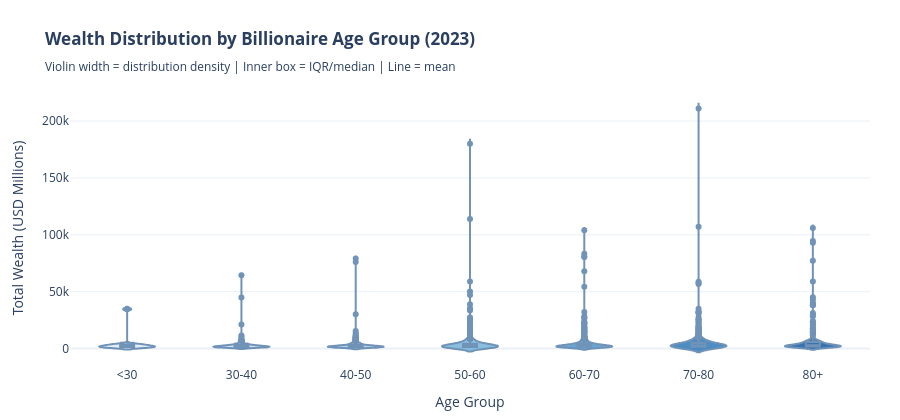

The cell this chart's notebook holds for it:
### Code cell
# -- Violin Plot: Age Distribution by Age Group --
fig_violin = go.Figure()
emerald_scale = ['#dce9f5', '#c6dbef', '#9ecae1', '#6baed6', '#4292c6', '#2171b5', '#08519c']

for i, ag in enumerate(['<30', '30-40', '40-50', '50-60', '60-70', '70-80', '80+']):
    data = df_age[df_age['age_group'] == ag]['finalWorth']
    if len(data) > 0:
        fig_violin.add_trace(go.Violin(
            x=[ag] * len(data),
            y=data,
            name=ag,
            box_visible=True,
            meanline_visible=True,
            fillcolor=emerald_scale[i],
            line_color=C_BLUE,
            opacity=0.8,
            hovertemplate='Age Group: %{x}<br>Wealth: $%{y:.0f}M<extra></extra>',
        ))

fig_violin.update_layout(
    title_text='<b>Wealth Distribution by Billionaire Age Group (2023)</b><br>'
               '<sub>Violin width = distribution density | Inner box = IQR/median | Line = mean</sub>',
    xaxis_title='Age Group',
    yaxis_title='Total Wealth (USD Millions)',
    height=420,
    margin=dict(l=70, r=30, t=90, b=50),
    template='plotly_white',
    showlegend=False,
)
fig_violin.show()

### Figure 1 — Plotly figure (JSON) as saved in the notebook; plotly's stock layout.template omitted (floating-point values rounded to 4 significant figures; data arrays with more than 128 entries replaced by an {"elided": "..."} marker saying what was removed)
{"data": [{"box": {"visible": true}, "fillcolor": "#dce9f5", "hovertemplate": "Age Group: %{x}<br>Wealth: $%{y:.0f}M<extra></extra>", "line": {"color": "#4e79a7"}, "meanline": {"visible": true}, "name": "<30", "opacity": 0.8, "type": "violin", "x": ["<30", "<30", "<30", "<30", "<30", "<30", "<30", "<30", "<30", "<30", "<30"], "y": [34700, 3500, 3500, 3500, 2700, 1700, 1500, 1500, 1400, 1200, 1100]}, {"box": {"visible": true}, "fillcolor": "#c6dbef", "hovertemplate": "Age Group: %{x}<br>Wealth: $%{y:.0f}M<extra></extra>", "line": {"color": "#4e79a7"}, "meanline": {"visible": true}, "name": "30-40", "opacity": 0.8, "type": "violin", "x": ["30-40", "30-40", "30-40", "30-40", "30-40", "30-40", "30-40", "30-40", "30-40", "30-40", "30-40", "30-40", "30-40", "30-40", "30-40", "30-40", "30-40", "30-40", "30-40", "30-40", "30-40", "30-40", "30-40", "30-40", "30-40", "30-40", "30-40", "30-40", "30-40", "30-40", "30-40", "30-40", "30-40", "30-40", "30-40", "30-40", "30-40", "30-40", "30-40", "30-40", "30-40", "30-40", "30-40", "30-40", "30-40", "30-40", "30-40", "30-40", "30-40", "30-40", "30-40", "30-40", "30-40", "30-40", "30-40", "30-40", "30-40", "30-40", "30-40", "30-40", "30-40", "30-40", "30-40", "30-40", "30-40", "30-40", "30-40", "30-40", "30-40"], "y": [64400, 45000, 21200, 11500, 10500, 8800, 8000, 7000, 6800, 6700, 5500, 5500, 4600, 4200, 3600, 3600, 3600, 3500, 3300, 3100, 3100, 2900, 2700, 2700, 2700, 2600, 2500, 2500, 2500, 2300, 2200, 2100, 2100, 2000, 2000, 2000, 1900, 1800, 1800, 1800, 1700, 1600, 1600, 1600, 1500, 1500, 1500, 1500, 1400, 1400, 1400, 1400, 1400, 1300, 1300, 1300, 1200, 1200, 1200, 1200, 1100, 1100, 1100, 1100, 1100, 1000, 1000, 1000, 1000]}, {"box": {"visible": true}, "fillcolor": "#9ecae1", "hovertemplate": "Age Group: %{x}<br>Wealth: $%{y:.0f}M<extra></extra>", "line": {"color": "#4e79a7"}, "meanline": {"visible": true}, "name": "40-50", "opacity": 0.8, "type": "violin", "x": {"elided": "237 str values"}, "y": {"elided": "237 int values"}}, {"box": {"visible": true}, "fillcolor": "#6baed6", "hovertemplate": "Age Group: %{x}<br>Wealth: $%{y:.0f}M<extra></extra>", "line": {"color": "#4e79a7"}, "meanline": {"visible": true}, "name": "50-60", "opacity": 0.8, "type": "violin", "x": {"elided": "673 str values"}, "y": {"elided": "673 int values"}}, {"box": {"visible": true}, "fillcolor": "#4292c6", "hovertemplate": "Age Group: %{x}<br>Wealth: $%{y:.0f}M<extra></extra>", "line": {"color": "#4e79a7"}, "meanline": {"visible": true}, "name": "60-70", "opacity": 0.8, "type": "violin", "x": {"elided": "656 str values"}, "y": {"elided": "656 int values"}}, {"box": {"visible": true}, "fillcolor": "#2171b5", "hovertemplate": "Age Group: %{x}<br>Wealth: $%{y:.0f}M<extra></extra>", "line": {"color": "#4e79a7"}, "meanline": {"visible": true}, "name": "70-80", "opacity": 0.8, "type": "violin", "x": {"elided": "567 str values"}, "y": {"elided": "567 int values"}}, {"box": {"visible": true}, "fillcolor": "#08519c", "hovertemplate": "Age Group: %{x}<br>Wealth: $%{y:.0f}M<extra></extra>", "line": {"color": "#4e79a7"}, "meanline": {"visible": true}, "name": "80+", "opacity": 0.8, "type": "violin", "x": {"elided": "335 str values"}, "y": {"elided": "335 int values"}}], "layout": {"height": 420, "margin": {"b": 50, "l": 70, "r": 30, "t": 90}, "showlegend": false, "title": {"text": "<b>Wealth Distribution by Billionaire Age Group (2023)</b><br><sub>Violin width = distribution density | Inner box = IQR/median | Line = mean</sub>"}, "xaxis": {"title": {"text": "Age Group"}}, "yaxis": {"title": {"text": "Total Wealth (USD Millions)"}}}}
